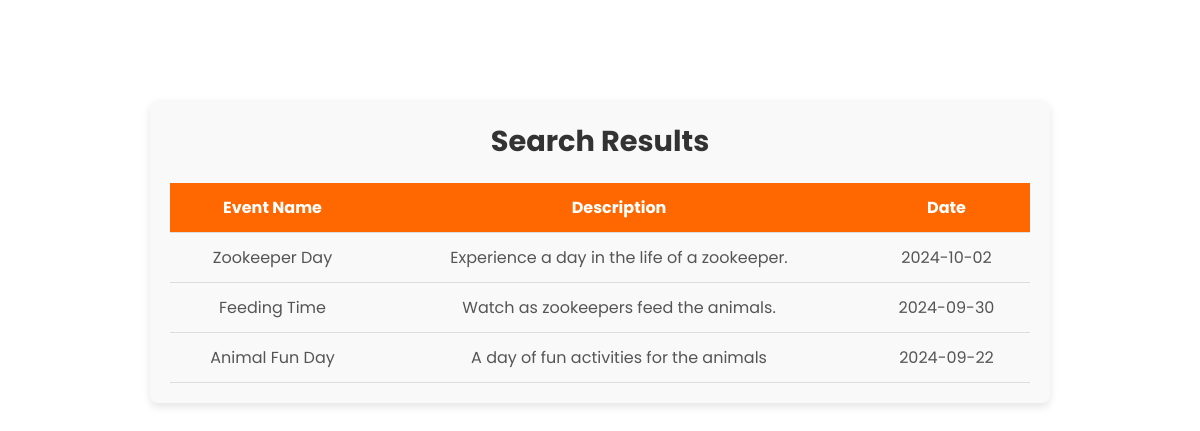
Screenshot of /search.php with the database file from the repository.
### tables this page shows
CREATE TABLE IF NOT EXISTS `events` (
  `id` int NOT NULL AUTO_INCREMENT,
  `event_name` varchar(255) NOT NULL,
  `event_description` text NOT NULL,
  `event_date` date NOT NULL,
  PRIMARY KEY (`id`)
);

### search.php (the view, shortened to what this page needs)
<?php
include './admin/db_connect.php';
$search_query = "";
$sql = "SELECT * FROM events WHERE event_name LIKE ? OR event_description LIKE ? ORDER BY event_date DESC";
$stmt = $conn->prepare($sql);
$search_param = "%$search_query%";
$stmt->bind_param("ss", $search_param, $search_param);
$stmt->execute();
$result = $stmt->get_result();
?>
<!DOCTYPE html>
<html lang="en">
<head>
    <link rel="stylesheet" href="../style.css">
    <link rel="stylesheet" href="../admin/css/event.css">
    <link rel="stylesheet" href="https://cdnjs.cloudflare.com/ajax/libs/font-awesome/5.15.4/css/all.min.css">
</head>
<body>
    <div class="content">
        <h2>Search Results</h2>
        <?php if ($result->num_rows > 0): ?>
            <table class="events-table">
                <thead>
                    <tr>
                        <th>Event Name</th>
                        <th>Description</th>
                        <th>Date</th>
                    </tr>
                </thead>
                <tbody>
                    <?php while ($row = $result->fetch_assoc()): ?>
                        <tr>
                            <td><?php echo htmlspecialchars($row['event_name']); ?></td>
                            <td><?php echo htmlspecialchars($row['event_description']); ?></td>
                            <td><?php echo htmlspecialchars($row['event_date']); ?></td>
                        </tr>
                    <?php endwhile; ?>
                </tbody>
            </table>
        <?php else: ?>
            <p>No events found matching your search query.</p>
        <?php endif; ?>
    </div>
</body>
</html>

### style.css (style rules this page uses)
* { margin: 0; padding: 0; box-sizing: border-box; outline: none; border: none; text-decoration: none; transition: .2s linear; }
html, body { margin: 0; padding: 0; width: 100%; height: 100%; overflow-x: hidden; }

### admin/css/event.css (style rules this page uses)
.content { padding: 20px; background-color: #f9f9f9; border-radius: 8px; box-shadow: 0 4px 8px rgba(0, 0, 0, 0.1); max-width: 900px; margin: 100px auto; }
h2 { font-family: "Poppins", sans-serif; font-size: 1.8em; color: #333; text-align: center; margin-bottom: 20px; }
.events-table { width: 100%; border-collapse: collapse; margin-top: 20px; font-family: "Poppins", sans-serif; }
.events-table th, .events-table td { padding: 12px 15px; text-align: center; border-bottom: 1px solid #ddd; }
.events-table th { background-color: #FF6800; color: white; font-weight: bold; }
.events-table td { font-size: 1em; color: #555; }
.events-table td:last-child { text-align: center; }

### rows the page displays
events: event_name "Zookeeper Day", event_description "Experience a day in the life of a zookeeper.", event_date "2024-10-02"
events: event_name "Feeding Time", event_description "Watch as zookeepers feed the animals.", event_date "2024-09-30"
events: event_name "Animal Fun Day", event_description "A day of fun activities for the animals", event_date "2024-09-22"
